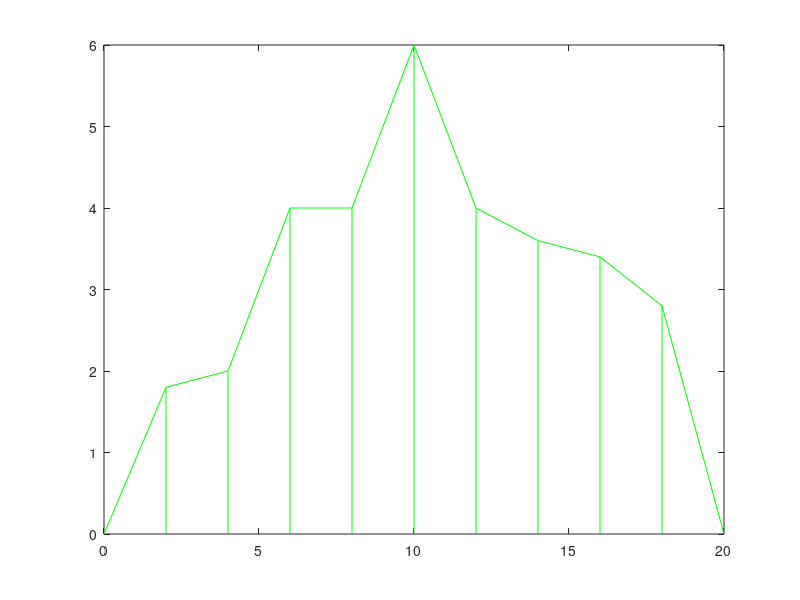
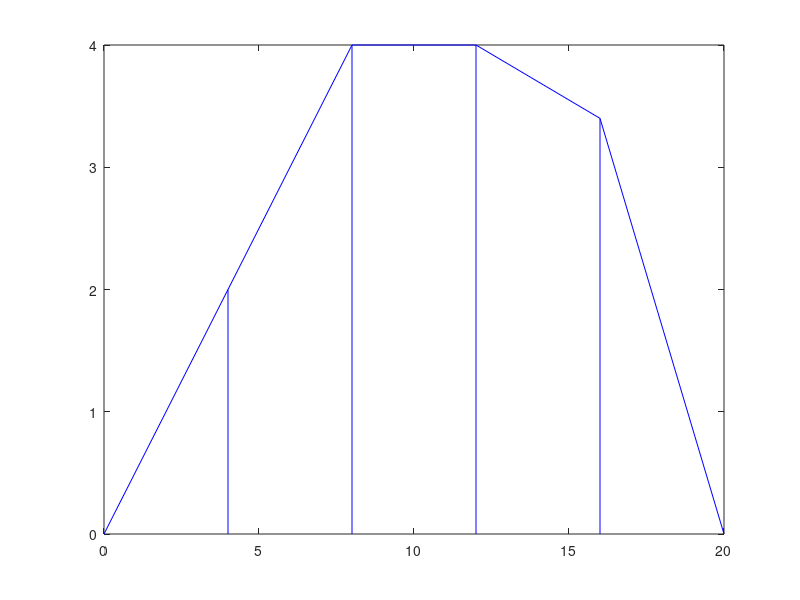
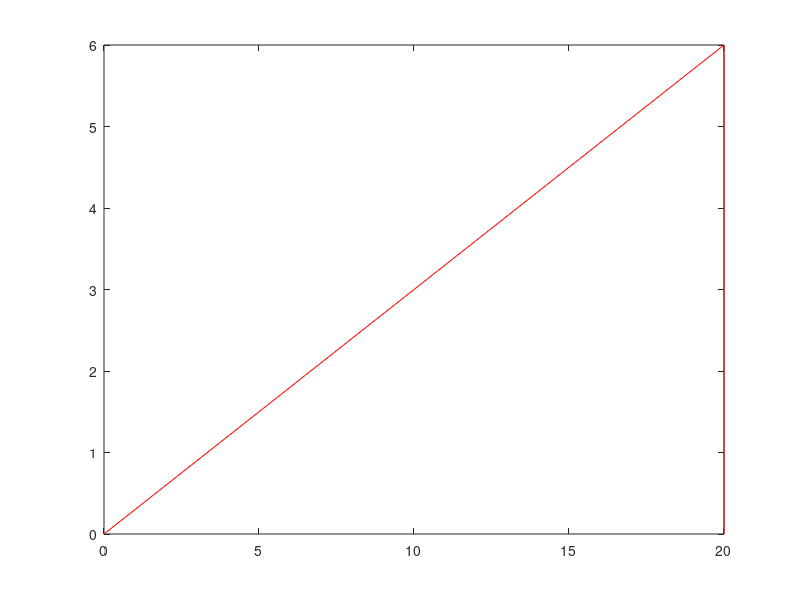

MATLAB code for these plots, in order:
%
%
% This script estimates the area under the curve (Integral)
% using the trapezoidal rule.
%
% INPUT:
% -- Function
% -- Limits of integration
%
% OUTPUT: 
% -- Integral (area)
% -- Graph
%
%
% SCRPIT 2
%fun = @(x)0.2+25*x-200*x.*x+675*x.*x.*x-900*x.*x.*x.*x+400*x.*x.*x.*x.*x

%Ask for the function:
%name = input(' Give me the function: ');
%fun = inline(name);
%fun = @(x)0.2+25*x-200*x.*x+675*x.*x.*x-900*x.*x.*x.*x+400*x.*x.*x.*x.*x
%Ask for the limits:
a = 0;%input(' Lower limit: ');
b = 20;%input(' Upper limit: ');
n = 10;%input(' Number of applications: ');'
n2 = 5;

base = (b-a)/n;%base es h

x = a:base:b;%empiezo en a, avanzo de base en base hasta llegar a b
y = [0 1.8 2 4 4 6 4 3.6 3.4 2.8 0]%fun(x);%funcion evaluada en las x ya generadas

base2 = (b-a)/n2;%base2 es para intervalos de 4

x2 = a:base2:b;%empiezo en a, avanzo de base en base hasta llegar a b
y2 = [0 2 4 4 3.4 0]%fun(x);%funcion evaluada en las x ya generadas

%Integral = ((b-a) .* ((fun(a) + fun(b))./2)) %Final function, for just one application

%Graph of the function:
%x1 = linspace(a,b);
%y1 = fun(x1);
%plot(x1,y1)
%hold on

%TRAMPA!!!
%Real = integral(fun,a,b)

I = zeros(n,1);%Vertical vector
I2 = zeros(n2,1);%Vertical vector

figure(1)
set(gcf, 'name', 'Intervals sizes 2')
%Graph of the first left wall
plot([a a],[0 y(1)], 'g');
hold on

%Graph for intervals 2 by 2
for i=1:n
    aveHeight = (y(i) + y(i+1))/2;
    I(i) = base * aveHeight;%base es la misma para todos

    %Graph of each right wall
    plot([x(i+1) x(i+1)],[0 y(i+1)], 'g')
    hold on
    %Grah of each celing
    plot([x(i) x(i+1)],[y(i) y(i+1)], 'g')
    hold on
end

Integral = sum(I)


%Graph for intervals 2 by 2
for i=1:n2
    figure(2)
    set(gcf, 'name', 'Intervals sizes 4')
    aveHeight = (y2(i) + y2(i+1))/2;
    I2(i) = base2 * aveHeight;%base es la misma para todos
    
    %Graph of each right wall
    plot([x2(i+1) x2(i+1)],[0 y2(i+1)], 'b')
    hold on
    %Grah of each celing
    plot([x2(i) x2(i+1)],[y2(i) y2(i+1)], 'b')
    hold on
end

Integral2 = sum(I2)

figure(3)
set(gcf, 'name', 'Simpsons all interval')
a = 0;%input(' Lower limit: ');
b = 20;%input(' Upper limit: ');
n = 10;%input(' Number of applications: ');
base = (b-a)/n;%base es h
x = a:base:b;%empiezo en a, avanzo de base en base hasta llegar a b
y = [0 1.8 2 4 4 6 4 3.6 3.4 2.8 0]%fun(x);%funcion evaluada en las x ya generadas
%Estimation of the integral using one application of Simpson 1/3 rule
IntegralSimpson = ((b-a)*(y(1)+4*y(6)/2)+y(11))/6
plot([a b-a b],[y(1) y(6) y(11)], 'r')

%Error = abs((Real-Integral)/Real)*100